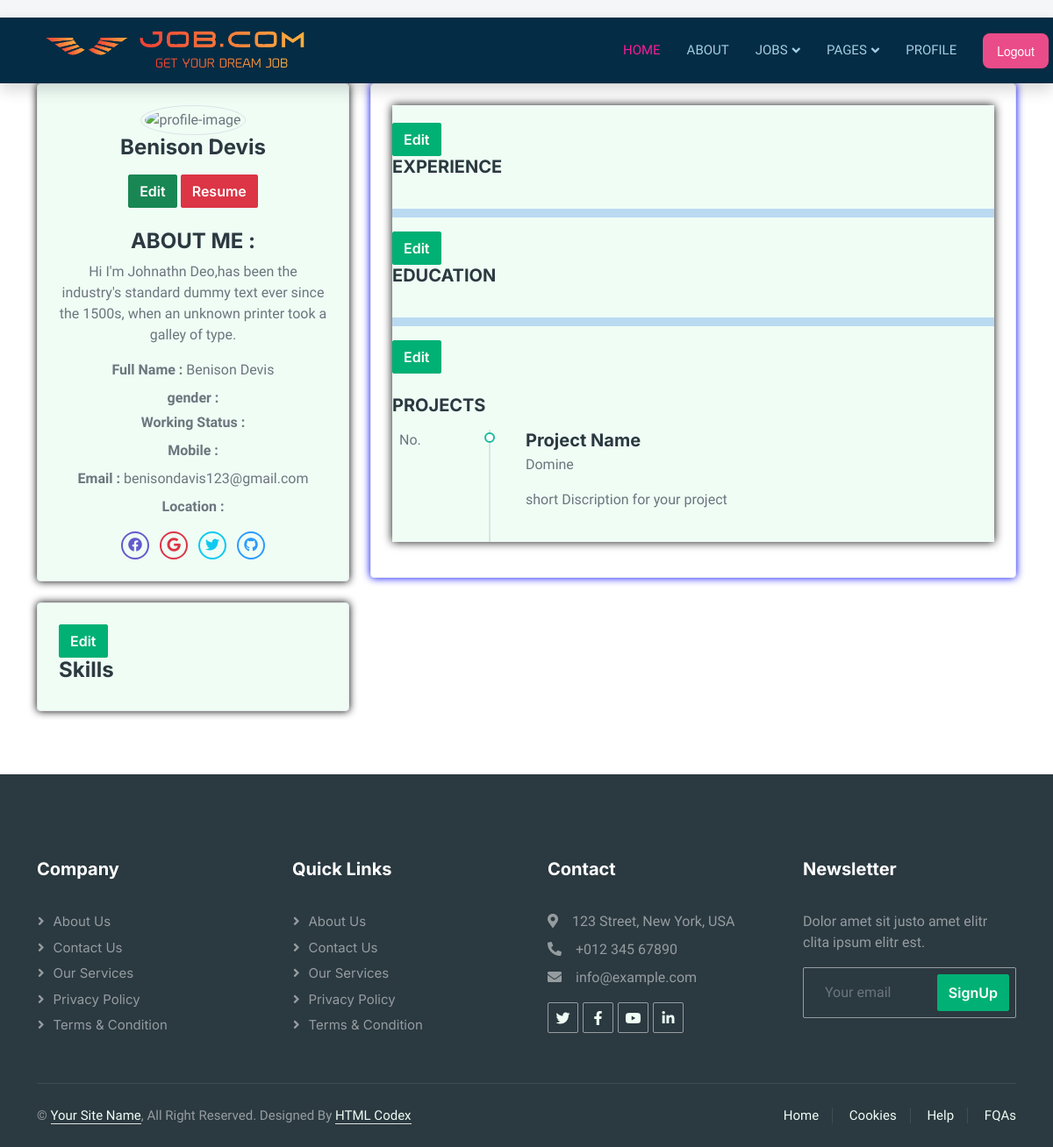
/employee/profile/add/exp (signed in), run on the app's committed database.
### account/models.py (models this page shows, shortened)
class Account(AbstractUser):
    class Role(models.TextChoices):
        ADMIN = "ADMIN", "Admin"
        USER = "USER", "User"
        COMPANY = "COMPANY", "Company"
    base_role = Role.ADMIN
    role = models.CharField(max_length=50, choices=Role.choices)

### employee/views.py (the view, shortened to what this page needs)
# urls.py: path("employee/profile/add/exp", add_experiences, name="add_experiences"),
def add_experiences(request):
    emp=request.user
    return render(request, "employees_pages/emp_profile.html")

### templates/employees_pages/emp_profile.html (shortened to what this page needs)
{% extends 'base.html' %}
{% block content %}
{% load static %}
<div class="container">
<div class="row">
    <div class="col-lg-4 col-xl-4">
        <div class="card-box text-center bg-light " style="box-shadow: 0px 0px 10px black ;">
            <img src="{{ prof.profile_img.url }}" class="rounded-circle avatar-xl img-thumbnail" alt="profile-image">
            <h4 class="mb-0">{{ request.user.first_name }} {{ request.user.last_name }}</h4>
            <button type="button" class="btn btn-success btn-xs waves-effect mb-2 waves-light">Edit</button></a>
            <button type="button" class="btn btn-danger btn-xs waves-effect mb-2 waves-light">Resume</button>
            <div class="text-left mt-3">
                <h4 class="font-13 text-uppercase">About Me :</h4>
                <p class="text-muted font-13 mb-3">
                    Hi I'm Johnathn Deo,has been the industry's standard dummy text ever since the
                    1500s, when an unknown printer took a galley of type.
                </p>
                <p class="text-muted mb-2 font-13"><strong>Full Name :</strong> <span class="ml-2">{{ request.user.first_name }} {{ request.user.last_name }}</span></p>
                <p class="text-muted mb-1 font-13"><strong>gender :</strong> </p>
                <p class="text-muted mb-2 font-13"><strong>Working Status :</strong></p>
                <p class="text-muted mb-2 font-13"><strong>Mobile :</strong></p>
                <p class="text-muted mb-2 font-13"><strong>Email :</strong> <span class="ml-2 ">{{ request.user.email }}</span></p>
                <p class="text-muted mb-1 font-13"><strong>Location :</strong> </p>
            </div>
            <ul class="social-list list-inline mt-3 mb-0">
                <li class="list-inline-item">
                    <a href="javascript: void(0);" class="social-list-item border-purple text-purple"><i class="fab fa-facebook"></i></a>
                </li>
                <li class="list-inline-item">
                    <a href="javascript: void(0);" class="social-list-item border-danger text-danger"><i class="fab fa-google"></i></a>
                </li>
                <li class="list-inline-item">
                    <a href="javascript: void(0);" class="social-list-item border-info text-info"><i class="fab fa-twitter"></i></a>
                </li>
                <li class="list-inline-item">
                    <a href="javascript: void(0);" class="social-list-item border-secondary text-secondary"><i class="fab fa-github"></i></a>
                </li>
            </ul>
        </div>
        <div class="card-box bg-light " style="box-shadow: 0px 0px 10px black ;">
            <button type="button" class="btn btn-primary" data-toggle="modal" data-target="#exampleModal4" data-whatever="@mdo">
                Edit
              </button>
            <h4 class="header-title">Skills</h4>
        </div>
    </div>
    <div class="col-lg-8 col-xl-8">
        <div class="card-box" style="box-shadow: 0px 0px 10px blue;">
            <div class="tab-content bg-light" style="box-shadow: 0px 0px 10px rgb(13, 13, 13);">
                <div class="tab-pane show active" id="about-me">
                    <button type="button" class="btn btn-primary" data-toggle="modal" data-target="#exampleModal" data-whatever="@mdo">
                        Edit
                      </button>
                    <h5 class="mb-4 text-uppercase">Experience</h5>
                    <hr style="border-top: 10px solid #2174e8;">
                    <button type="button" class="btn btn-primary" data-toggle="modal" data-target="#exampleModal1" data-whatever="@fat">
                        Edit
                      </button>
                    <h5 class="mb-4 text-uppercase">
                        Education</h5>
                    <hr style="border-top: 10px solid #2174e8;">
                    <button type="button" class="btn btn-primary" data-toggle="modal" data-target="#exampleModal2">
                        Edit
                      </button>
                    <h5 class="mb-3 mt-4 text-uppercase">
                        Projects
                    </h5>
                    <ul class="list-unstyled timeline-sm">
                        {% if not pro %}
                            <li class="timeline-sm-item">
                                <span class="timeline-sm-date">No.</span>
                                <h5 class="mt-0 mb-1">Project Name</h5>
                                <p>Domine</p>
                                <p class="text-muted mt-2">short Discription for your project
                                </p>
                            </li>
                        {% endif %}
                    </ul>
                </div>
            </div>
        </div>
    </div>
</div>
</div>
{% endblock content %}

### static/css/style.css (style rules this page uses)
:root { --primary: #f61d98; --secondary: #2B9BFF; --light: #EFFDF5; --dark: #2B3940; --danger:#9fd1eb; }
.btn { font-family: 'Inter', sans-serif; font-weight: 600; transition: .5s; }
.btn.btn-primary, .btn.btn-secondary { color: #FFFFFF; }

### templates/employees_pages/emp_profile.html (style rules this page uses)
body { color: #6c757d; background-color: #f5f6f8; margin-top:20px; }
.card-box { background-color: #fff; background-clip: border-box; border: 1px solid #e7eaed; padding: 1.5rem; margin-bottom: 24px; border-radius: .25rem; }
.avatar-xl { height: 6rem; width: 6rem; }
.rounded-circle { border-radius: 50%!important; }
.mb-4, .my-4 { margin-bottom: 2.25rem!important; }
.tab-content { padding: 20px 0 0 0; }
.social-list-item { height: 2rem; width: 2rem; line-height: calc(2rem - 4px); display: block; border: 2px solid #adb5bd; border-radius: 50%; color: #adb5bd; }
.text-purple { color: #6559cc!important; }
.border-purple { border-color: #6559cc!important; }
.timeline-sm { padding-left: 110px; }
.timeline-sm .timeline-sm-item { position: relative; padding-bottom: 20px; padding-left: 40px; border-left: 2px solid #dee2e6; }
.timeline-sm .timeline-sm-item:after { content: ""; display: block; position: absolute; top: 3px; left: -7px; width: 12px; height: 12px; border-radius: 50%; background: #fff; border: 2px solid #1abc9c; }
.timeline-sm .timeline-sm-item .timeline-sm-date { position: absolute; left: -104px; }

### data on the page
Account: user.first_name "Benison", user.last_name "Devis", user.email "benisondavis123@gmail.com"
